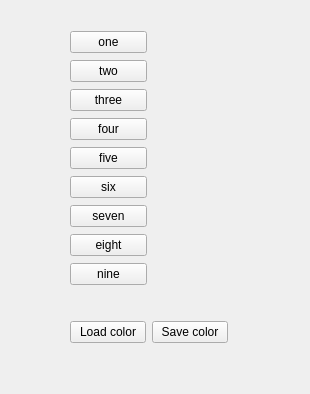
<?xml version="1.0" encoding="UTF-8"?>
<ui version="4.0">
 <class>Widget</class>
 <widget class="QWidget" name="Widget">
  <property name="geometry">
   <rect>
    <x>0</x>
    <y>0</y>
    <width>310</width>
    <height>394</height>
   </rect>
  </property>
  <property name="windowTitle">
   <string>Form</string>
  </property>
  <widget class="QWidget" name="">
   <property name="geometry">
    <rect>
     <x>70</x>
     <y>30</y>
     <width>77</width>
     <height>257</height>
    </rect>
   </property>
   <layout class="QVBoxLayout" name="verticalLayout">
    <item>
     <widget class="QPushButton" name="Button_1">
      <property name="text">
       <string>one</string>
      </property>
     </widget>
    </item>
    <item>
     <widget class="QPushButton" name="Button_2">
      <property name="text">
       <string>two</string>
      </property>
     </widget>
    </item>
    <item>
     <widget class="QPushButton" name="Button_3">
      <property name="text">
       <string>three</string>
      </property>
     </widget>
    </item>
    <item>
     <widget class="QPushButton" name="Button_4">
      <property name="text">
       <string>four</string>
      </property>
     </widget>
    </item>
    <item>
     <widget class="QPushButton" name="Button_5">
      <property name="text">
       <string>five</string>
      </property>
     </widget>
    </item>
    <item>
     <widget class="QPushButton" name="Button_6">
      <property name="text">
       <string>six</string>
      </property>
     </widget>
    </item>
    <item>
     <widget class="QPushButton" name="Button_7">
      <property name="text">
       <string>seven</string>
      </property>
     </widget>
    </item>
    <item>
     <widget class="QPushButton" name="Button_8">
      <property name="text">
       <string>eight</string>
      </property>
     </widget>
    </item>
    <item>
     <widget class="QPushButton" name="Button_9">
      <property name="text">
       <string>nine</string>
      </property>
     </widget>
    </item>
   </layout>
  </widget>
  <widget class="QWidget" name="">
   <property name="geometry">
    <rect>
     <x>70</x>
     <y>320</y>
     <width>158</width>
     <height>25</height>
    </rect>
   </property>
   <layout class="QHBoxLayout" name="horizontalLayout">
    <item>
     <widget class="QPushButton" name="Loadcolor">
      <property name="text">
       <string>Load color</string>
      </property>
     </widget>
    </item>
    <item>
     <widget class="QPushButton" name="Savecolor">
      <property name="text">
       <string>Save color</string>
      </property>
     </widget>
    </item>
   </layout>
  </widget>
 </widget>
 <resources/>
 <connections/>
</ui>
